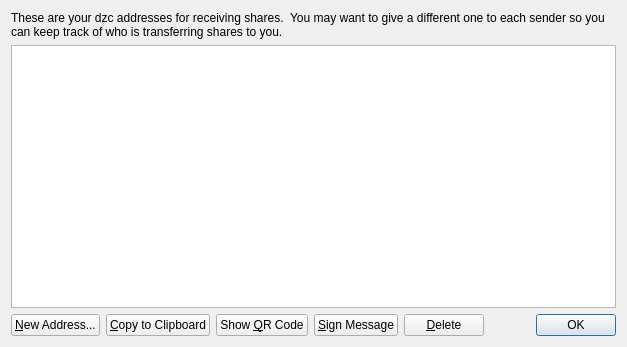
<?xml version="1.0" encoding="UTF-8"?>
<ui version="4.0">
 <class>AddressBookPage</class>
 <widget class="QWidget" name="AddressBookPage">
  <property name="geometry">
   <rect>
    <x>0</x>
    <y>0</y>
    <width>627</width>
    <height>347</height>
   </rect>
  </property>
  <property name="windowTitle">
   <string>Address Book</string>
  </property>
  <layout class="QVBoxLayout" name="verticalLayout">
   <item>
    <widget class="QLabel" name="labelExplanation">
     <property name="text">
      <string>These are your dzc addresses for receiving shares.  You may want to give a different one to each sender so you can keep track of who is transferring shares to you.</string>
     </property>
     <property name="textFormat">
      <enum>Qt::AutoText</enum>
     </property>
     <property name="wordWrap">
      <bool>true</bool>
     </property>
    </widget>
   </item>
   <item>
    <widget class="QTableView" name="tableView">
     <property name="toolTip">
      <string>Double-click to edit address or label</string>
     </property>
     <property name="alternatingRowColors">
      <bool>true</bool>
     </property>
     <property name="selectionMode">
      <enum>QAbstractItemView::SingleSelection</enum>
     </property>
     <property name="selectionBehavior">
      <enum>QAbstractItemView::SelectRows</enum>
     </property>
     <property name="sortingEnabled">
      <bool>true</bool>
     </property>
     <attribute name="verticalHeaderVisible">
      <bool>false</bool>
     </attribute>
    </widget>
   </item>
   <item>
    <layout class="QHBoxLayout" name="horizontalLayout">
     <item>
      <widget class="QPushButton" name="newAddressButton">
       <property name="toolTip">
        <string>Create a new address</string>
       </property>
       <property name="text">
        <string>&amp;New Address...</string>
       </property>
       <property name="icon">
        <iconset resource="../bitcoin.qrc">
         <normaloff>:/icons/add</normaloff>:/icons/add</iconset>
       </property>
      </widget>
     </item>
     <item>
      <widget class="QPushButton" name="copyToClipboard">
       <property name="toolTip">
        <string>Copy the currently selected address to the system clipboard</string>
       </property>
       <property name="text">
        <string>&amp;Copy to Clipboard</string>
       </property>
       <property name="icon">
        <iconset resource="../bitcoin.qrc">
         <normaloff>:/icons/editcopy</normaloff>:/icons/editcopy</iconset>
       </property>
      </widget>
     </item>
     <item>
      <widget class="QPushButton" name="showQRCode">
       <property name="text">
        <string>Show &amp;QR Code</string>
       </property>
       <property name="icon">
        <iconset resource="../bitcoin.qrc">
         <normaloff>:/images/qrcode</normaloff>:/images/qrcode</iconset>
       </property>
      </widget>
     </item>
     <item>
      <widget class="QPushButton" name="signMessage">
       <property name="toolTip">
        <string>Sign a message to prove you own this dzc address</string>
       </property>
       <property name="text">
        <string>&amp;Sign Message</string>
       </property>
       <property name="icon">
        <iconset resource="../bitcoin.qrc">
         <normaloff>:/icons/edit</normaloff>:/icons/edit</iconset>
       </property>
      </widget>
     </item>
     <item>
      <widget class="QPushButton" name="deleteButton">
       <property name="toolTip">
        <string>Delete the currently selected address from the list. Only sending addresses can be deleted.</string>
       </property>
       <property name="text">
        <string>&amp;Delete</string>
       </property>
       <property name="icon">
        <iconset resource="../bitcoin.qrc">
         <normaloff>:/icons/remove</normaloff>:/icons/remove</iconset>
       </property>
      </widget>
     </item>
     <item>
      <spacer name="horizontalSpacer">
       <property name="orientation">
        <enum>Qt::Horizontal</enum>
       </property>
       <property name="sizeHint" stdset="0">
        <size>
         <width>40</width>
         <height>20</height>
        </size>
       </property>
      </spacer>
     </item>
     <item>
      <widget class="QDialogButtonBox" name="buttonBox">
       <property name="sizePolicy">
        <sizepolicy hsizetype="Maximum" vsizetype="Fixed">
         <horstretch>0</horstretch>
         <verstretch>0</verstretch>
        </sizepolicy>
       </property>
       <property name="standardButtons">
        <set>QDialogButtonBox::Ok</set>
       </property>
      </widget>
     </item>
    </layout>
   </item>
  </layout>
 </widget>
 <resources>
  <include location="../bitcoin.qrc"/>
 </resources>
 <connections/>
</ui>
